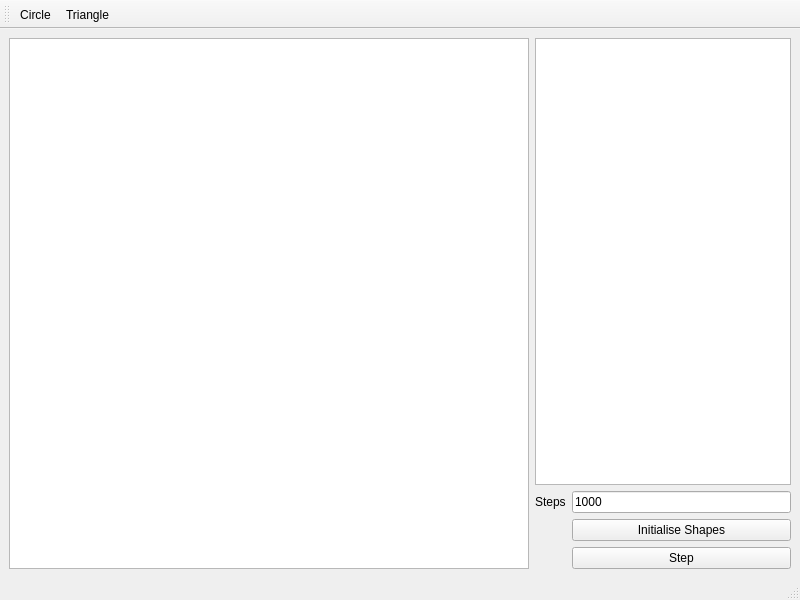
<?xml version="1.0" encoding="UTF-8"?>
<ui version="4.0">
 <class>MainWindow</class>
 <widget class="QMainWindow" name="MainWindow">
  <property name="geometry">
   <rect>
    <x>0</x>
    <y>0</y>
    <width>800</width>
    <height>600</height>
   </rect>
  </property>
  <property name="windowTitle">
   <string>MainWindow</string>
  </property>
  <property name="unifiedTitleAndToolBarOnMac">
   <bool>false</bool>
  </property>
  <widget class="QWidget" name="centralwidget">
   <layout class="QHBoxLayout" name="horizontalLayout" stretch="3,0">
    <item>
     <widget class="QGraphicsView" name="graphicsView"/>
    </item>
    <item>
     <layout class="QVBoxLayout" name="verticalLayout" stretch="1,0">
      <item>
       <widget class="QTableView" name="propertiesView"/>
      </item>
      <item>
       <layout class="QFormLayout" name="formLayout">
        <item row="0" column="0">
         <widget class="QLabel" name="label_13">
          <property name="text">
           <string>Steps</string>
          </property>
         </widget>
        </item>
        <item row="0" column="1">
         <widget class="QLineEdit" name="stepsLineEdit">
          <property name="text">
           <string>1000</string>
          </property>
         </widget>
        </item>
        <item row="1" column="1">
         <widget class="QPushButton" name="testButton">
          <property name="text">
           <string>Initialise Shapes</string>
          </property>
         </widget>
        </item>
        <item row="2" column="1">
         <widget class="QPushButton" name="stepButton">
          <property name="text">
           <string>Step</string>
          </property>
         </widget>
        </item>
       </layout>
      </item>
     </layout>
    </item>
   </layout>
  </widget>
  <widget class="QMenuBar" name="menubar">
   <property name="geometry">
    <rect>
     <x>0</x>
     <y>0</y>
     <width>800</width>
     <height>21</height>
    </rect>
   </property>
  </widget>
  <widget class="QStatusBar" name="statusbar"/>
  <widget class="QToolBar" name="toolBar">
   <property name="windowTitle">
    <string>toolBar</string>
   </property>
   <attribute name="toolBarArea">
    <enum>TopToolBarArea</enum>
   </attribute>
   <attribute name="toolBarBreak">
    <bool>false</bool>
   </attribute>
   <addaction name="actionCircle"/>
   <addaction name="actionTriangle"/>
  </widget>
  <action name="actionCircle">
   <property name="checkable">
    <bool>true</bool>
   </property>
   <property name="text">
    <string>Circle</string>
   </property>
   <property name="toolTip">
    <string>Place a circle</string>
   </property>
  </action>
  <action name="actionTriangle">
   <property name="checkable">
    <bool>true</bool>
   </property>
   <property name="text">
    <string>Triangle</string>
   </property>
   <property name="toolTip">
    <string>Place a triangle</string>
   </property>
  </action>
 </widget>
 <resources/>
 <connections/>
</ui>
